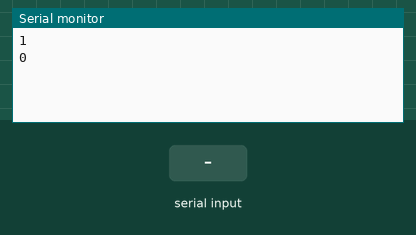
This sketch was run on a simulated Arduino Uno, built with avr-gcc and run on an emulated ATmega328P. Shown: the last lines printed to the serial monitor. The inputs (shaded band) are chosen by the test bench. No radio packets arrive unless stated.

Above: at 1.2 s.
1.3 s: "90,45\n" received over Serial
At 1.9 s:
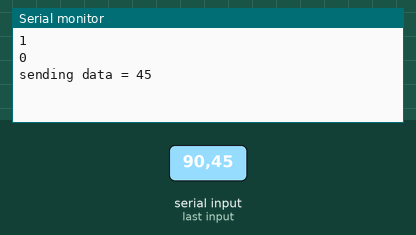
2.8 s: "30,150\n" received over Serial
At 4.3 s:
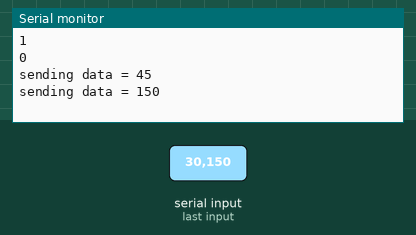

Measured:
- after the input at 1.3 s, the serial monitor: prints a new line at once (image 1)
- after the input at 2.8 s, the serial monitor: prints a new line at once (image 2)

The sketch:

transmitter.ino
```cpp
const int CEPIN = 9;
const int CSNPIN = 10;

#include <SPI.h>
#include <nRF24L01.h>
#include <RF24.h>
RF24 radio(CEPIN, CSNPIN);                // CE, CSN
const byte address[6] = "00032";
int valueFromProcessing;

void setup() {
  Serial.begin(9600);
  boolean retval = radio.begin();   //Starting the Wireless communication
  Serial.println(retval);
  radio.openWritingPipe(address);  //destination addres
  radio.setPALevel(RF24_PA_MIN);   // min or max
  radio.stopListening();           //This sets the module as transmitter
  Serial.println("0"); // starting the conversation

}
void loop() {

  while (Serial.available()) {

    valueFromProcessing = Serial.parseInt(); // reading the value sent from Processing
    // Only proceed if we have the end of line
    if (Serial.read() == '\n') {
      Serial.print( "sending data = " );
      Serial.println(valueFromProcessing);
      radio.write(&valueFromProcessing, sizeof(valueFromProcessing)) ;
    }
  }
}
```
